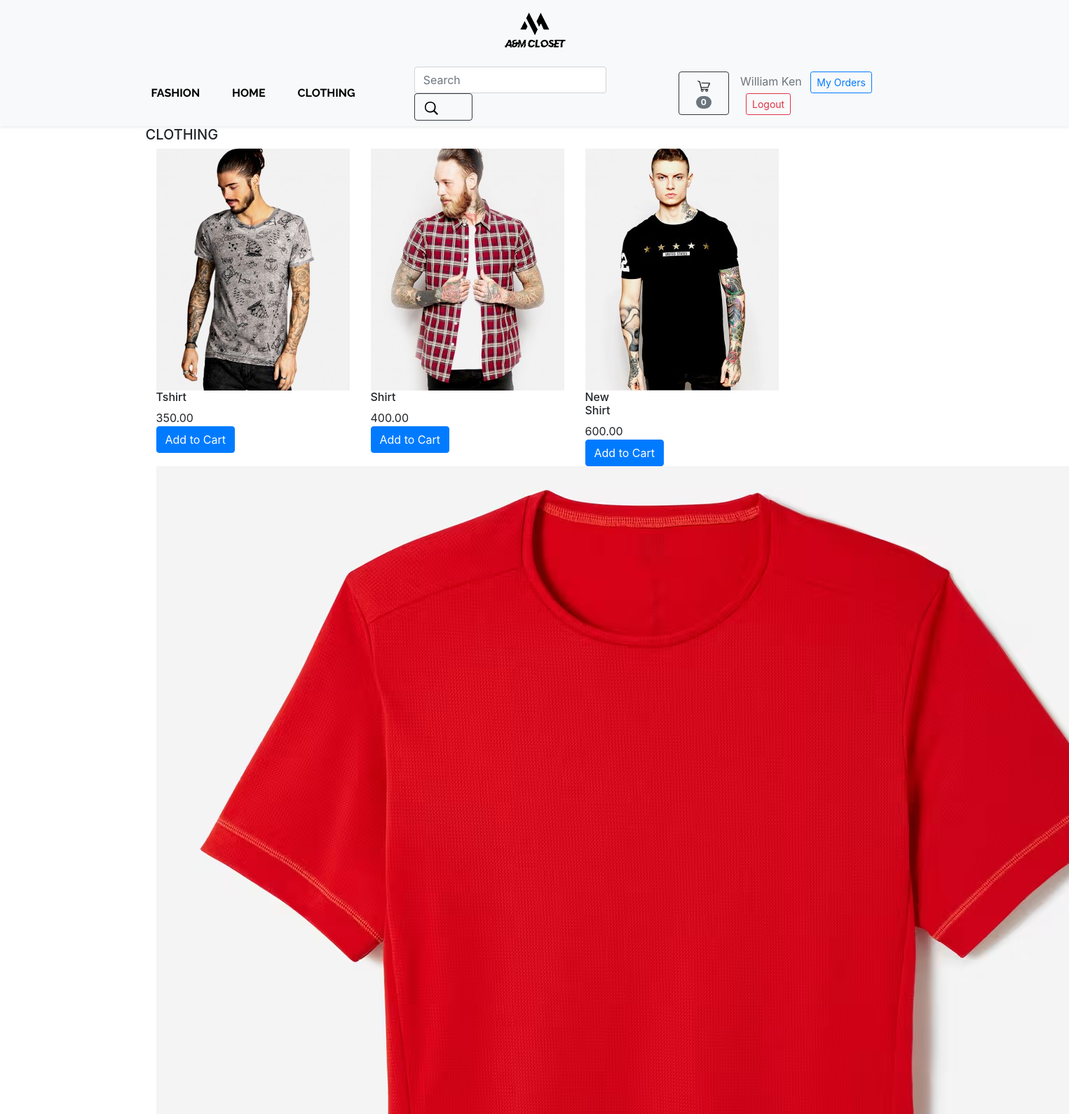
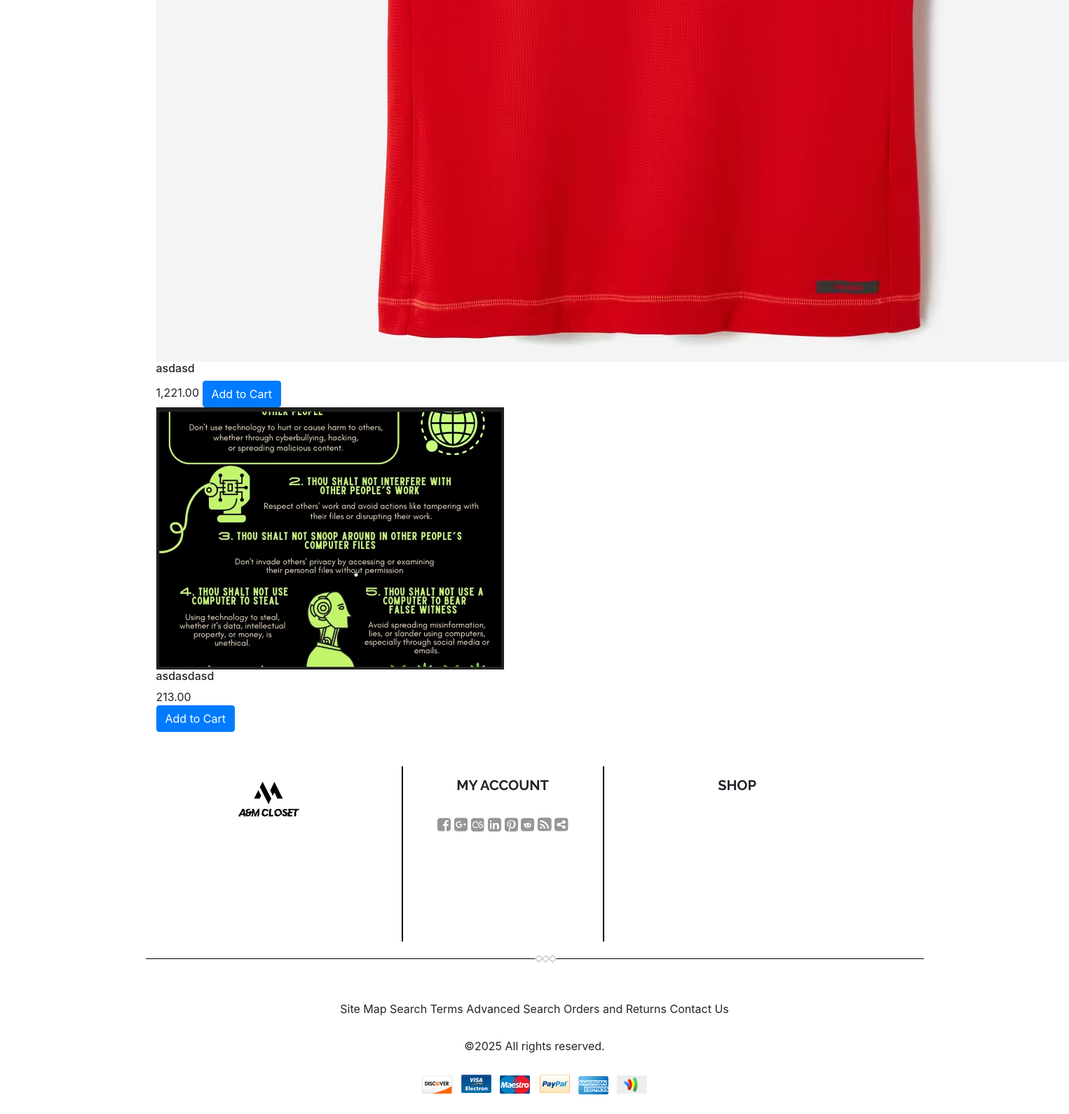
Page /Clothing.php (signed in) on the committed database (2 pictures, top to bottom).
### tables this page shows
CREATE TABLE `product` (
  `p_id` int(100) NOT NULL,
  `name` varchar(100) NOT NULL,
  `catagory` varchar(100) NOT NULL,
  `description` varchar(100) NOT NULL,
  `quantity` int(100) NOT NULL,
  `Price` int(100) NOT NULL,
  `imgname` varchar(100) NOT NULL
);

### Clothing.php (the view, shortened to what this page needs)
<?php
  include 'header.php';
  include 'lib/connection.php';
  $sql = "SELECT * FROM product";
  $result = mysqli_query($conn, $sql);
?>
<div class="container">
    <h5>CLOTHING</h5>
    <div class="container">
        <div class="row">
            <?php
            if (mysqli_num_rows($result) > 0) {
                while ($row = mysqli_fetch_assoc($result)) {
                    ?>
                    <form action="<?php echo $_SERVER['PHP_SELF']; ?>" method="post">
                        <div class="col-md-3 col-sm-6 col-6">
                            <div>
                                <img src="admin/product_img/<?php echo $row['imgname']; ?>" alt="<?php echo $row['name']; ?>">
                            </div>
                            <div>
                                <h6><?php echo $row["name"]; ?></h6>
                                <span><?php echo number_format($row["Price"], 2); ?></span>
                                <?php if (isset($_SESSION['auth']) && $_SESSION['auth'] == 1): ?>
                                    <input type="submit" class="btn btn-primary" value="Add to Cart" name="add_to_cart">
                                <?php endif; ?>
                            </div>
                        </div>
                    </form>
                    <?php
                }
            } else {
                echo "No products available.";
            }
            ?>
        </div>
    </div>
</div>
<?php
  include 'footer.php';
?>

### rows in the picture
product: imgname (picture), name "Tshirt", Price "350.00"
product: imgname (picture), name "Shirt", Price "400.00"
product: imgname (picture), name "New Shirt", Price "600.00"
product: imgname (picture), name "asdasd", Price "1,221.00"
product: imgname (picture), name "asdasdasd", Price "213.00"

### other values in the picture
$total "0"
$_SESSION['username'] "William Ken"
